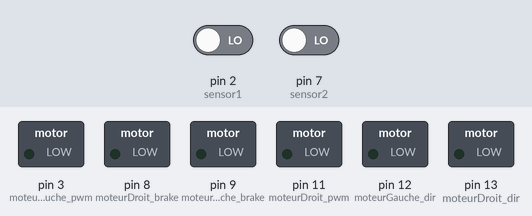
The sketch below on a simulated Arduino Uno, built with avr-gcc and run on an emulated ATmega328P. On the bench: switched loads named in the sketch (green lamp = pin HIGH). The test bench sets the inputs (shaded band); at power-on: pin 2 (sensor1) LOW, pin 7 (sensor2) LOW.

Above: at 0.1 s.
At 1.1 s:
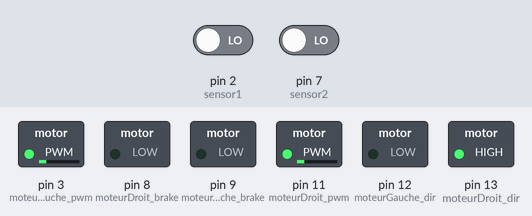
At 23.0 s:
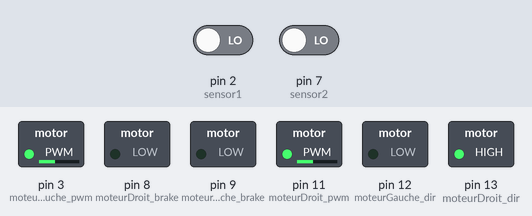
At 31.0 s:
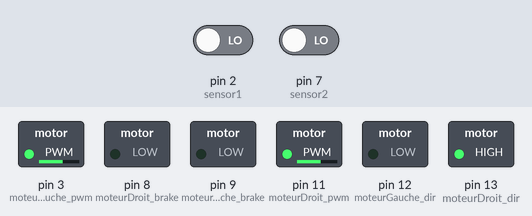
At 37.0 s:
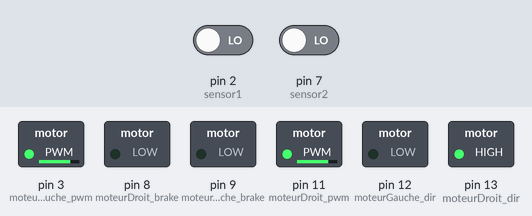
Timing chart, 0 to 40.0 s (numbered marks = the images above):
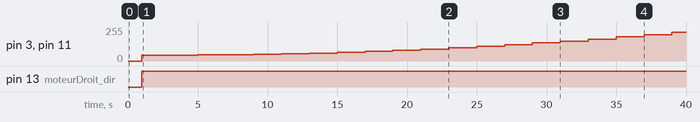

Measured:
- by itself, pin 3 (moteurGauche_pwm), pin 11 (moteurDroit_pwm): moves from 0/255 to 216/255 over 38.0 s
- by itself, pin 13 (moteurDroit_dir): LOW → HIGH at 1.0 s

The sketch:

pwm_avec_regulation.ino
```cpp
#include <NewPing.h>
#include <Servo.h>
#include <math.h>

// Pins pour les moteurs (moteurs du même côté couplés ensemble)
const int moteurGauche_dir = 12;
const int moteurGauche_pwm = 3;
const int moteurGauche_brake = 9;
const int moteurDroit_dir = 13;
const int moteurDroit_pwm = 11;
const int moteurDroit_brake = 8;

float wGauche = 0;
float wDroite = 0;

// Valeurs
int pwm = 255;
float r = 0.065/2;
int U = 12; // Tension en V
float I = 0.24; // Intensité en A
float P_max = I*U; // Puissance en W
float C = 0.0784532; // Couple en Nm
float R = 1/48; // Gear ratio
float P = 0; // Calcul de puissance
float w = 0; // Calcul de vitesse de rotation

 int sensor1 = 2; // broche pour détection du capteur 1 (gauche)
 int sensor2 = 7; // broche pour détection du capteur 2 (droite)

 int etatSensor1 ; // état du capteur 1 (haut ou bas)
 int etatSensor2 ; // état du capteur 2 (haut ou bas)

 unsigned long start_time=0; //temps de début d'un comptage
 unsigned long end_time =0; //temps de fin d'un comptage
 int nb_trous =20 ; // nombre de trous de la roue codeuse

 int etat_old1= 1 ; //
 int  etat_new1 = 1; // les états vont changer à chaque chaque modiication de la valeu lue par le capteur (haut/5V ou bas/0V)
 int etat_old2= 1 ; //
 int  etat_new2 = 1; // les états vont changer à chaque chaque modiication de la valeu lue par le capteur (haut/5V ou bas/0V)

 int compt1=0; // comptage initialisé à 0
 int compt2=0; // comptage initialisé à 0

 float rps1=0; // vitesse intialisée à 0
 float rps2=0; // vitesse intialisée à 0

 long temps; //mesure du temps pour l'acquisition

void setup() {
  pinMode(sensor1,INPUT); // la broche 3 est déclarée comme entrée
  pinMode(sensor2,INPUT); // la broche 3 est déclarée comme entrée
  Serial.begin(9600);

  // Configuration des pins pour les moteurs
  pinMode(moteurGauche_dir, OUTPUT);
  pinMode(moteurGauche_pwm, OUTPUT);
  pinMode(moteurGauche_brake, OUTPUT);
  pinMode(moteurDroit_dir, OUTPUT);
  pinMode(moteurDroit_pwm, OUTPUT);
  pinMode(moteurDroit_brake, OUTPUT);

  delay(1000);
  temps = millis();
}

void loop() {
  for (int pwm = 45; pwm <= 225; pwm += 15) {
    int pwmG = pwm;
    int pwmD = pwm;
    // Moteur gauche
    digitalWrite(moteurGauche_dir, LOW); //Move forward
    analogWrite(moteurGauche_pwm, pwmG);

    // Moteur droit
    digitalWrite(moteurDroit_dir, HIGH); //Move forward
    analogWrite(moteurDroit_pwm, pwmD);

    // Ajouter un léger délai pour éviter d'inonder le port série
    delay(1000); // Attendez 1 seconde

    compt1 = 0;
    compt2 = 0;
    start_time=millis(); //on mesure le temps
    end_time=start_time+1000; // pour un comptage toutes les secondes
    temps = millis(); //mesure du temps pour l'acquisition
    while(millis()<end_time){ // comptage sur une seconde
      etat_new1 = digitalRead(sensor1);
      etat_new2 = digitalRead(sensor2);
      if (etat_old1  != etat_new1) { // petite boucle pour incrémenter le compteur à chaque changement d'état lu par le capteur
        etat_old1 = etat_new1;
        compt1 = compt1+1;
      }
      if (etat_old2  != etat_new2) { // petite boucle pour incrémenter le compteur à chaque changement d'état lu par le capteur
        etat_old2 = etat_new2;
        compt2 = compt2+1;
      }
    }
  rps1 = float(compt1)/(2*nb_trous) ; // il faut diviser par 2 car pour chaque trou , deux changements d'état vont être détectés
  rps2 = float(compt2)/(2*nb_trous) ; // il faut diviser par 2 car pour chaque trou , deux changements d'état vont être détectés

  wGauche = rps1*2*PI;
  wDroite = rps2*2*PI;

    P = pwm*P_max/255;  // puisssance selon la valeur du PWM
    w = P/C;    // vitesse de rotation
    double erreur1 = abs(rps1-w);
    double erreur2 = abs(rps2-w);
    double tolerance1 = erreur1/2; // Tolérance autour de w
    double tolerance2 = erreur2/2;
    int compteurG = 0;
    int compteurD = 0;

    while (!(w - tolerance1 < wGauche && wGauche < w + tolerance1) && !(w - tolerance2 < wDroite && wDroite < w + tolerance2)) {
        if (wGauche < w){
          pwmG = pwmG + compteurG;
          digitalWrite(moteurGauche_dir, LOW); //Move forward
          analogWrite(moteurGauche_pwm, pwmG);
        }
        else{
          pwmG = pwmG - compteurG;
          digitalWrite(moteurGauche_dir, LOW); //Move forward
          analogWrite(moteurGauche_pwm, pwmG);
        }
        compteurG++;
        if (wDroite < w){
          pwmD = pwmD + compteurD;
          digitalWrite(moteurDroit_dir, HIGH); //Move forward
          analogWrite(moteurDroit_pwm, pwmD);
        }
        else{
          pwmD = pwmD - compteurD;
          digitalWrite(moteurDroit_dir, HIGH); //Move forward
          analogWrite(moteurDroit_pwm, pwmD);
        }
        compteurD++;

        //Serial.println(pwmD);

        // Ajouter un léger délai pour éviter d'inonder le port série
        delay(1000); // Attendez 1 seconde

        compt1 = 0;
        compt2 = 0;
        start_time=millis(); //on mesure le temps
        end_time=start_time+1000; // pour un comptage toutes les secondes
        temps = millis(); //mesure du temps pour l'acquisition
        while(millis()<end_time){ // comptage sur une seconde
          etat_new1 = digitalRead(sensor1);
          etat_new2 = digitalRead(sensor2);
          if (etat_old1  != etat_new1) { // petite boucle pour incrémenter le compteur à chaque changement d'état lu par le capteur
            etat_old1 = etat_new1;
            compt1 = compt1+1;
          }
          if (etat_old2  != etat_new2) { // petite boucle pour incrémenter le compteur à chaque changement d'état lu par le capteur
            etat_old2 = etat_new2;
            compt2 = compt2+1;
          }
        }
        rps1 = float(compt1)/(2*nb_trous) ; // il faut diviser par 2 car pour chaque trou , deux changements d'état vont être détectés
        rps2 = float(compt2)/(2*nb_trous) ; // il faut diviser par 2 car pour chaque trou , deux changements d'état vont être détectés

        wGauche = rps1*2*PI;
        wDroite = rps2*2*PI;
    }
    Serial.print(pwmG);
    Serial.print(',');
    Serial.print(wGauche);
    Serial.print(',');
    Serial.print(pwmD);
    Serial.print(',');
    Serial.println(wDroite);
  }
}
```

CapteurCodeur.cpp
```cpp
#include "CapteurCodeur.h"
#include "math.h"

CapteurCodeur::CapteurCodeur(int pinGauche, int pinDroite)
  : pinCapteurGauche(pinGauche), pinCapteurDroite(pinDroite), etatSensorGauche(0), etatSensorDroite(0), start_time(0), end_time(0), nb_trous(20), etat_oldGauche(false), etat_oldDroite(false), etat_newGauche(false), etat_newDroite(false), comptGauche(0), comptDroite(0), rpsGauche(0), rpsDroite(0), temps(0) {}

void CapteurCodeur::setup() {
  pinMode(pinCapteurGauche, INPUT);
  pinMode(pinCapteurDroite, INPUT);
  Serial.begin(9600);
  temps = millis();
}

void CapteurCodeur::loop() {
  comptGauche = 0;
  comptDroite = 0;
  start_time = millis();
  end_time = start_time + 1000;
  temps = millis();

  while (millis() < end_time) {
    if (analogRead(pinCapteurGauche) < 50) {
      etat_newGauche = true;
    } else {
      etat_newGauche = false;
    }
    if (analogRead(pinCapteurDroite) < 50) {
      etat_newDroite = true;
    } else {
      etat_newDroite = false;
    }
    if (etat_oldGauche != etat_newGauche) {
      etat_oldGauche = etat_newGauche;
      comptGauche++;
    }
    if (etat_oldDroite != etat_newDroite) {
      etat_oldDroite = etat_newDroite;
      comptDroite++;
    }
  }

  rpsGauche = float(comptGauche) / (2 * nb_trous);
  rpsDroite = float(comptDroite) / (2 * nb_trous);
  //rpsGauche = 2*PI*rpsGauche;
  //rpsDroite = 2*PI*rpsDroite;
  /*
  Serial.print("Temps: ");
  Serial.print(temps);
  Serial.print("  RPS gauche: ");
  Serial.print(rpsGauche);
  Serial.print("  RPS droite: ");
  Serial.println(rpsDroite);
  */
}

void CapteurCodeur::envoyerDonneesSerie(float rpsGauche, float rpsDroite) {
  // Envoyer les données série
  Serial.print(rpsGauche);
  Serial.print(",");
  Serial.println(rpsDroite);
}

float CapteurCodeur::getRpsGauche() const {
    return rpsGauche;
}

float CapteurCodeur::getRpsDroite() const {
    return rpsDroite;
}
```

CapteurCodeur.h
```cpp
#ifndef CAPTEUR_CODEUR_H
#define CAPTEUR_CODEUR_H

#include <Arduino.h>

class CapteurCodeur {
  public:
    CapteurCodeur(int pinGauche, int pinDroite);
    void envoyerDonneesSerie(float rpsGauche, float rpsDroite);
    void setup();
    void loop();
    float getRpsGauche() const; // Fonction pour obtenir rpsGauche
    float getRpsDroite() const;

  private:
    int pinCapteurGauche;
    int pinCapteurDroite;
    int etatSensorGauche;
    int etatSensorDroite;
    unsigned long start_time;
    unsigned long end_time;
    int nb_trous;
    bool etat_oldGauche;
    bool etat_oldDroite;
    bool etat_newGauche;
    bool etat_newDroite;
    int comptGauche;
    int comptDroite;
    float rpsGauche;
    float rpsDroite;
    long temps;
};

#endif
```
